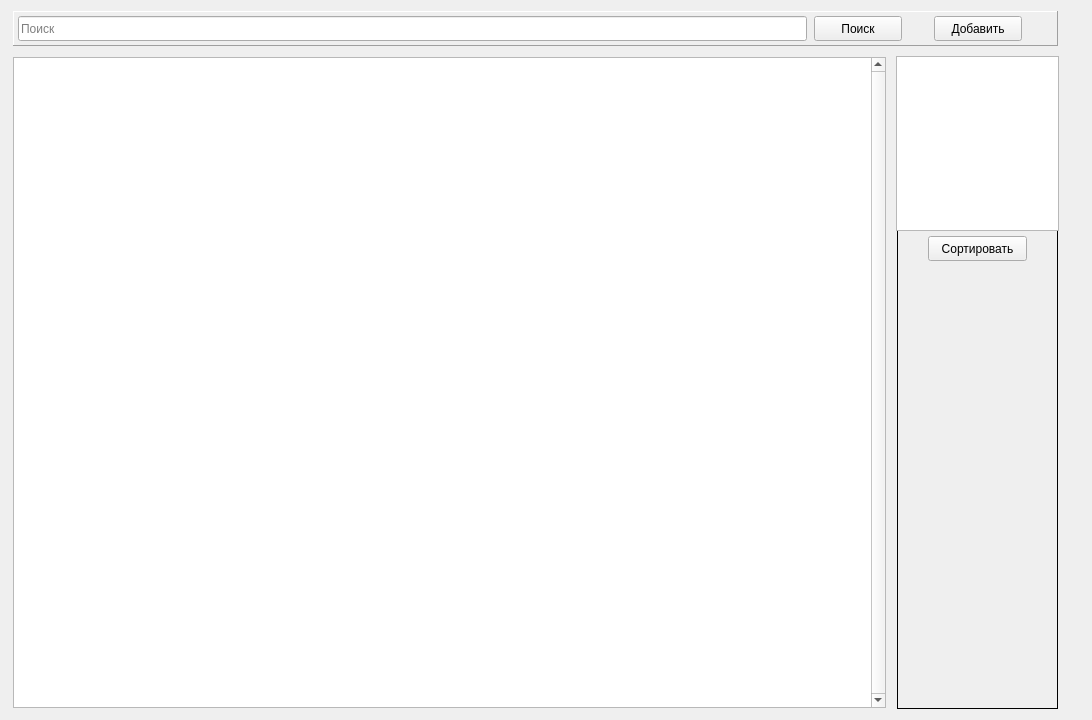
   <widget class="QFrame" name="manga_frame">
    <property name="geometry">
     <rect>
      <x>188</x>
      <y>0</y>
      <width>1092</width>
      <height>720</height>
     </rect>
    </property>
    <property name="frameShape">
     <enum>QFrame::NoFrame</enum>
    </property>
    <property name="frameShadow">
     <enum>QFrame::Plain</enum>
    </property>
    <widget class="QLabel" name="label_9">
     <property name="geometry">
      <rect>
       <x>13</x>
       <y>11</y>
       <width>1045</width>
       <height>35</height>
      </rect>
     </property>
     <property name="autoFillBackground">
      <bool>true</bool>
     </property>
     <property name="frameShape">
      <enum>QFrame::Panel</enum>
     </property>
     <property name="frameShadow">
      <enum>QFrame::Raised</enum>
     </property>
     <property name="text">
      <string/>
     </property>
    </widget>
    <widget class="QLabel" name="label_28">
     <property name="geometry">
      <rect>
       <x>897</x>
       <y>57</y>
       <width>161</width>
       <height>652</height>
      </rect>
     </property>
     <property name="autoFillBackground">
      <bool>true</bool>
     </property>
     <property name="styleSheet">
      <string notr="true"/>
     </property>
     <property name="frameShape">
      <enum>QFrame::Panel</enum>
     </property>
     <property name="frameShadow">
      <enum>QFrame::Plain</enum>
     </property>
     <property name="text">
      <string/>
     </property>
    </widget>
    <widget class="QLineEdit" name="lineEdit">
     <property name="geometry">
      <rect>
       <x>18</x>
       <y>16</y>
       <width>789</width>
       <height>25</height>
      </rect>
     </property>
     <property name="placeholderText">
      <string>Поиск</string>
     </property>
    </widget>
    <widget class="QTableWidget" name="tableWidget">
     <property name="geometry">
      <rect>
       <x>13</x>
       <y>57</y>
       <width>873</width>
       <height>651</height>
      </rect>
     </property>
     <property name="verticalScrollBarPolicy">
      <enum>Qt::ScrollBarAlwaysOn</enum>
     </property>
     <property name="horizontalScrollBarPolicy">
      <enum>Qt::ScrollBarAlwaysOff</enum>
     </property>
     <property name="editTriggers">
      <set>QAbstractItemView::NoEditTriggers</set>
     </property>
     <property name="tabKeyNavigation">
      <bool>false</bool>
     </property>
     <property name="showDropIndicator" stdset="0">
      <bool>false</bool>
     </property>
     <property name="dragEnabled">
      <bool>false</bool>
     </property>
     <property name="dragDropOverwriteMode">
      <bool>true</bool>
     </property>
     <property name="selectionMode">
      <enum>QAbstractItemView::NoSelection</enum>
     </property>
     <property name="selectionBehavior">
      <enum>QAbstractItemView::SelectItems</enum>
     </property>
     <property name="verticalScrollMode">
      <enum>QAbstractItemView::ScrollPerPixel</enum>
     </property>
     <property name="showGrid">
      <bool>false</bool>
     </property>
     <property name="gridStyle">
      <enum>Qt::NoPen</enum>
     </property>
     <property name="sortingEnabled">
      <bool>false</bool>
     </property>
     <property name="columnCount">
      <number>4</number>
     </property>
     <attribute name="horizontalHeaderVisible">
      <bool>false</bool>
     </attribute>
     <attribute name="horizontalHeaderCascadingSectionResizes">
      <bool>false</bool>
     </attribute>
     <attribute name="horizontalHeaderDefaultSectionSize">
      <number>291</number>
     </attribute>
     <attribute name="horizontalHeaderHighlightSections">
      <bool>true</bool>
     </attribute>
     <attribute name="horizontalHeaderShowSortIndicator" stdset="0">
      <bool>false</bool>
     </attribute>
     <attribute name="horizontalHeaderStretchLastSection">
      <bool>true</bool>
     </attribute>
     <attribute name="verticalHeaderVisible">
      <bool>false</bool>
     </attribute>
     <attribute name="verticalHeaderCascadingSectionResizes">
      <bool>false</bool>
     </attribute>
     <attribute name="verticalHeaderHighlightSections">
      <bool>true</bool>
     </attribute>
     <attribute name="verticalHeaderShowSortIndicator" stdset="0">
      <bool>false</bool>
     </attribute>
     <attribute name="verticalHeaderStretchLastSection">
      <bool>false</bool>
     </attribute>
     <column/>
     <column/>
     <column/>
     <column/>
    </widget>
    <widget class="QPushButton" name="btn_add_new_manga">
     <property name="geometry">
      <rect>
       <x>934</x>
       <y>16</y>
       <width>88</width>
       <height>25</height>
      </rect>
     </property>
     <property name="text">
      <string>Добавить</string>
     </property>
    </widget>
    <widget class="QPushButton" name="btn_search">
     <property name="geometry">
      <rect>
       <x>814</x>
       <y>16</y>
       <width>88</width>
       <height>25</height>
      </rect>
     </property>
     <property name="text">
      <string>Поиск</string>
     </property>
    </widget>
    <widget class="QTableWidget" name="tableWidget3">
     <property name="geometry">
      <rect>
       <x>896</x>
       <y>56</y>
       <width>163</width>
       <height>175</height>
      </rect>
     </property>
     <property name="horizontalScrollBarPolicy">
      <enum>Qt::ScrollBarAlwaysOff</enum>
     </property>
     <property name="editTriggers">
      <set>QAbstractItemView::NoEditTriggers</set>
     </property>
     <property name="selectionMode">
      <enum>QAbstractItemView::NoSelection</enum>
     </property>
     <property name="showGrid">
      <bool>false</bool>
     </property>
     <attribute name="horizontalHeaderVisible">
      <bool>false</bool>
     </attribute>
     <attribute name="horizontalHeaderDefaultSectionSize">
      <number>150</number>
     </attribute>
     <attribute name="verticalHeaderVisible">
      <bool>false</bool>
     </attribute>
     <column>
      <property name="text">
       <string/>
      </property>
     </column>
     <column>
      <property name="text">
       <string>id</string>
      </property>
     </column>
     <column>
      <property name="text">
       <string>genre</string>
      </property>
     </column>
    </widget>
    <widget class="QPushButton" name="qpb_genre_sort">
     <property name="geometry">
      <rect>
       <x>928</x>
       <y>236</y>
       <width>99</width>
       <height>25</height>
      </rect>
     </property>
     <property name="text">
      <string>Сортировать</string>
     </property>
    </widget>
   </widget>
